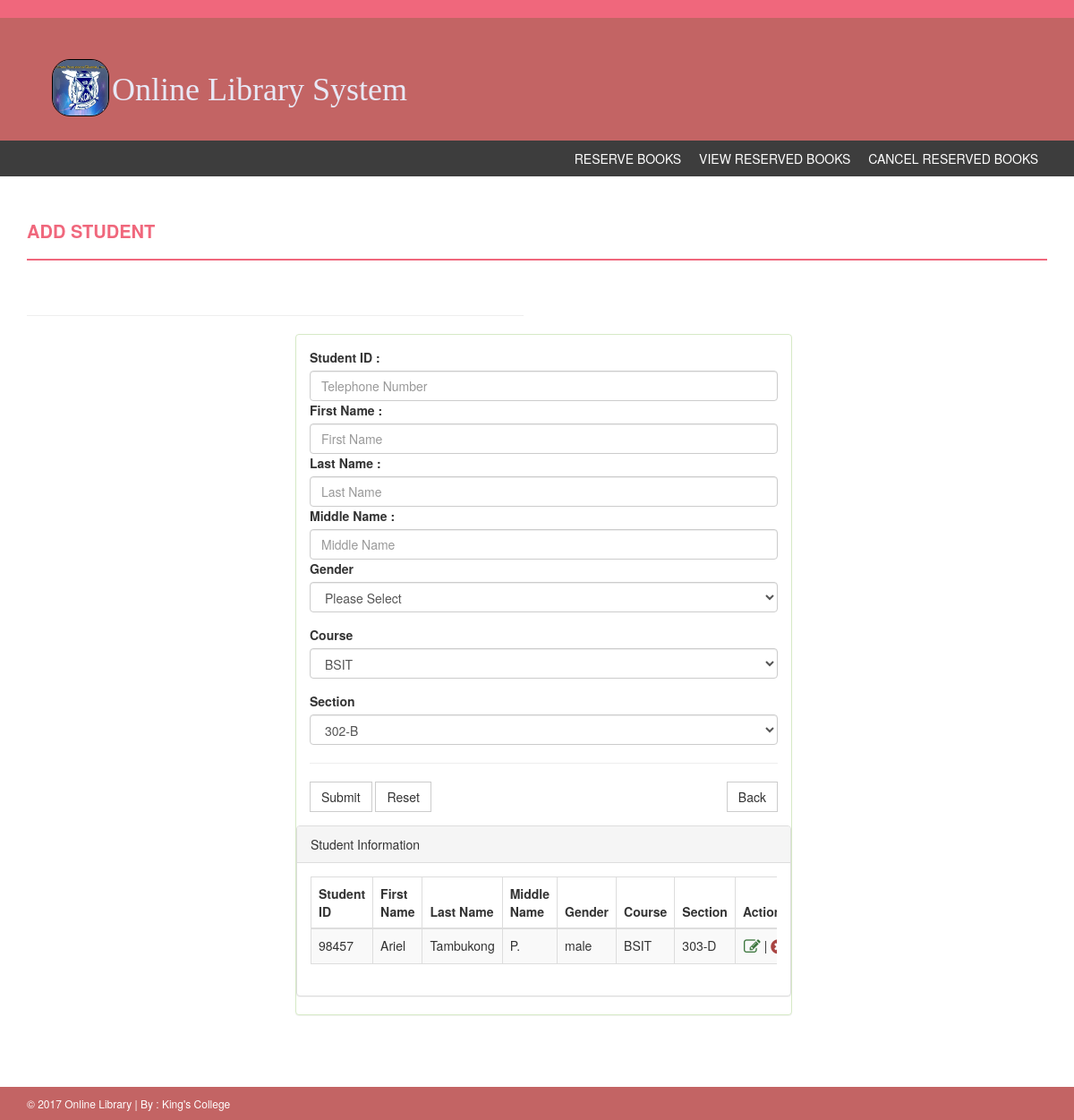
The page /index.php?page=add_student on the database its author committed.
### tables this page shows
CREATE TABLE `student_student` (
  `student_student_id` int(11) NOT NULL,
  `student_number_num_id` int(11) NOT NULL,
  `first_name` varchar(100) NOT NULL,
  `last_name` varchar(100) NOT NULL,
  `middle_name` varchar(100) NOT NULL,
  `gender` varchar(100) NOT NULL,
  `course_id` int(11) NOT NULL,
  `section_id` int(11) NOT NULL
);

CREATE TABLE `course` (
  `course_id` int(11) NOT NULL,
  `course` varchar(100) NOT NULL
);

CREATE TABLE `section` (
  `section_id` int(11) NOT NULL,
  `section` varchar(100) NOT NULL
);

### index.php (called while the page is built, shortened)
<?php
include('php/header.php');
if(isset($_GET['page'])){
    $page=$_GET['page'];
}else{
    $page='admin_panel';
}
include('php/'.$page.'.php');
include('php/footer.php');
?>

### php/add_student.php (the view, shortened to what this page needs)
<div class="content-wrapper">
        <div class="container">
            <div class="row">
                <div class="col-md-12">
                    <h4 class="page-head-line">Add Student</h4>
                </div>
            </div>
            <div class="row">
                <div class="col-md-12">
                </div>
            </div>
            <div class="row">
                <div class="col-md-6">
                    <hr>
                     <div class="Compose-Message">
                <div class="panel panel-success" style="margin-right: -300px;margin-left: 300px;">
                    <div class="panel-body">
                        <form action="" method="post" enctype="multipart/form-data">
                        <label>Student ID :  </label>
                        <input name="student_id" value="<?php  ?>" placeholder="Telephone Number" id="input-price" required="" class="form-control" type="text">
                        <label>First Name :  </label>
                        <input name="first_name" placeholder="First Name" value="" id="input-stock(units)" required="" class="form-control" type="text">
                        <label>Last Name :  </label>
                        <input name="last_name" value="" placeholder="Last Name" id="input-price" required="" class="form-control" type="text">
                        <label>Middle Name :  </label>
                        <input name="middle_name" value="" placeholder="Middle Name" id="input-price" required="" class="form-control" type="text">
                        <div class="form-group">
                                            <label>Gender</label>
                                            <select class="form-control" name="gender">
                                                <option value="0">Please Select</option>
                                           </select>
                        </div>
                        <div class="form-group">
                                            <label>Course</label>
                                            <select class="form-control" name="course_id">
                                                <?php
                                                include('config.php');
                                                $sql_course='SELECT * FROM `course`';
                                                $qry_course=mysqli_query($CON, $sql_course) or die(mysqli_error($qry_course));
                                                while($row=mysqli_fetch_array($qry_course)){
                                                    $course_id=$row['course_id'];
                                                    $course=$row['course'];
                                                ?>
                                                <option value="<?php echo $course_id; ?>"><?php echo $course; ?></option>
                                                <?php
                                                }
                                                ?>
                                            </select>
                        </div>
                        <div class="form-group">
                                            <label>Section</label>
                                            <select class="form-control" name="section_id">
                                                <?php
                                                include('config.php');
                                                $sql_sec='SELECT * FROM `section`';
                                                $qry_sec=mysqli_query($CON, $sql_sec) or die(mysqli_error($qry_sec));
                                                while($row=mysqli_fetch_array($qry_sec)){
                                                    $section_id=$row['section_id'];
                                                    $section=$row['section'];
                                                ?>
                                               <option value="<?php echo $section_id; ?>"><?php echo $section; ?></option>
                                               <?php
                                               }
                                               ?>
                                            </select>
                        </div>
                        <hr>
                        <button type="submit" value="Submit" name="Submit_val" class="btn btn-default">Submit</button>
                      <button type="submit" class="btn btn-default">Reset</button>
                      <a href="<?php echo $BASE_URL;?>index.php?page=admin_panel" style="float: right;" class="btn btn-default">Back</a>
                      </form>
                    </div>
                    <div class="panel panel-default">
                        <div class="panel-heading">
                            Student Information
                        </div>
                        <div class="panel-body">
                            <div class="table-responsive">
                                <table class="table table-striped table-bordered table-hover">
                                    <thead>
                                        <tr>
                                            <th>Student ID</th>
                                            <th>First Name</th>
                                            <th>Last Name</th>
                                            <th>Middle Name</th>
                                            <th>Gender</th>
                                            <th>Course</th>
                                            <th>Section</th>
                                            <th>Action</th>
                                        </tr>
                                    </thead>
                                    <tbody>
                                        <tr>
                                        <?php
                                        include('config.php');
                                        $sql_student='SELECT student_student.student_student_id, student_student.student_number_num_id, student_student.first_name, student_student.last_name, student_student.middle_name, student_student.gender, course.course, section.section
                                            FROM student_student
                                            INNER JOIN course
                                            ON course.course_id=student_student.course_id
                                            INNER JOIN section
                                            ON section.section_id=student_student.section_id';
                                        $qry_student=mysqli_query($CON, $sql_student) or die(mysqli_error($qry_student));
                                        while($row=mysqli_fetch_array($qry_student)){
                                            $student_student_id=$row['student_student_id'];
                                            $student_number_num_id=$row['student_number_num_id'];
                                            $first_name=$row['first_name'];
                                            $last_name=$row['last_name'];
                                            $middle_name=$row['middle_name'];
                                            $gender=$row['gender'];
                                            $course=$row['course'];
                                            $section=$row['section'];
                                        ?>
                                            <td><?php echo $student_number_num_id; ?></td>
                                            <td><?php echo $first_name; ?></td>
                                            <td><?php echo $last_name; ?></td>
                                            <td><?php echo $middle_name; ?></td>
                                            <td><?php echo $gender; ?></td>
                                            <td><?php echo $course; ?></td>
                                            <td><?php echo $section; ?></td>
                                            <td class="odd"><div align="center">
                                                <a rel="facebox" href="<?php echo 'php/edit_add_student.php?id='.$student_student_id; ?>">
                                                <i class="fa fa-edit fa-lg text-success"></i></a> | <a href="<?php echo 'php/delete_add_student.php?id='.$student_student_id; ?>" id="84" class="delbutton" title="Click To Delete">
                                                <i class="fa fa-times-circle fa-lg text-danger" style="margin-right: -50px;padding-right: 45px;"></i></a></div>
                                            </td>
                                        </tr>
                                       <?php
                                            }
                                        ?>
                                    </tbody>
                                </table>
                            </div>
                        </div>
                    </div>
                </div>
                     </div>
                </div>
            </div>
        </div>
    </div>

### assets/css/style.css (style rules this page uses)
body { font-family: 'Roboto', sans-serif; line-height: 30px; }
.content-wrapper { margin-top: 40px; min-height: 600px; padding-bottom: 60px; }
.page-head-line { font-weight: 900; padding-bottom: 20px; border-bottom: 2px solid #F0677C; text-transform: uppercase; color: #F0677C; font-size: 20px; margin-bottom: 40px; }
.btn { border-radius: 0px; -webkit-border-radius: 0px; -moz-border-radius: 0px; }

### assets/css/style2.css (style rules this page uses)
*, *::before, *::after { -webkit-box-sizing: border-box; -moz-box-sizing: border-box; box-sizing: border-box; }
body { font-family: 'Roboto', sans-serif; font-weight: 400px; }
body { font-family: "Helvetica Neue",Helvetica,Arial,sans-serif; font-size: 14px; line-height: 1.428571429; color: #333; }
html { font-size: 62.5%; }
html { font-family: sans-serif; -webkit-text-size-adjust: 100%; }
a { -webkit-transition: 300ms; -moz-transition: 300ms; -o-transition: 300ms; transition: 300ms; }
a { color: #428bca; text-decoration: none; }
a { background: transparent; }
.fa { cursor: pointer; }
.fa { display: inline-block; font-family: FontAwesome; font-style: normal; font-weight: normal; line-height: 1; -webkit-font-smoothing: antialiased; -moz-osx-font-smoothing: grayscale; }
a { color: #428bca; }
.fa { font-family: FontAwesome; font-style: normal; font-weight: normal; line-height: 1; }

### rows shown on the page
student_student: student_number_num "98457", first_name "Ariel", last_name "Tambukong", middle_name "P.", gender "male", course.course "BSIT", section.section "303-D"

### other values the page prints
form field course_id "BSIT"
form field section_id "302-B"
